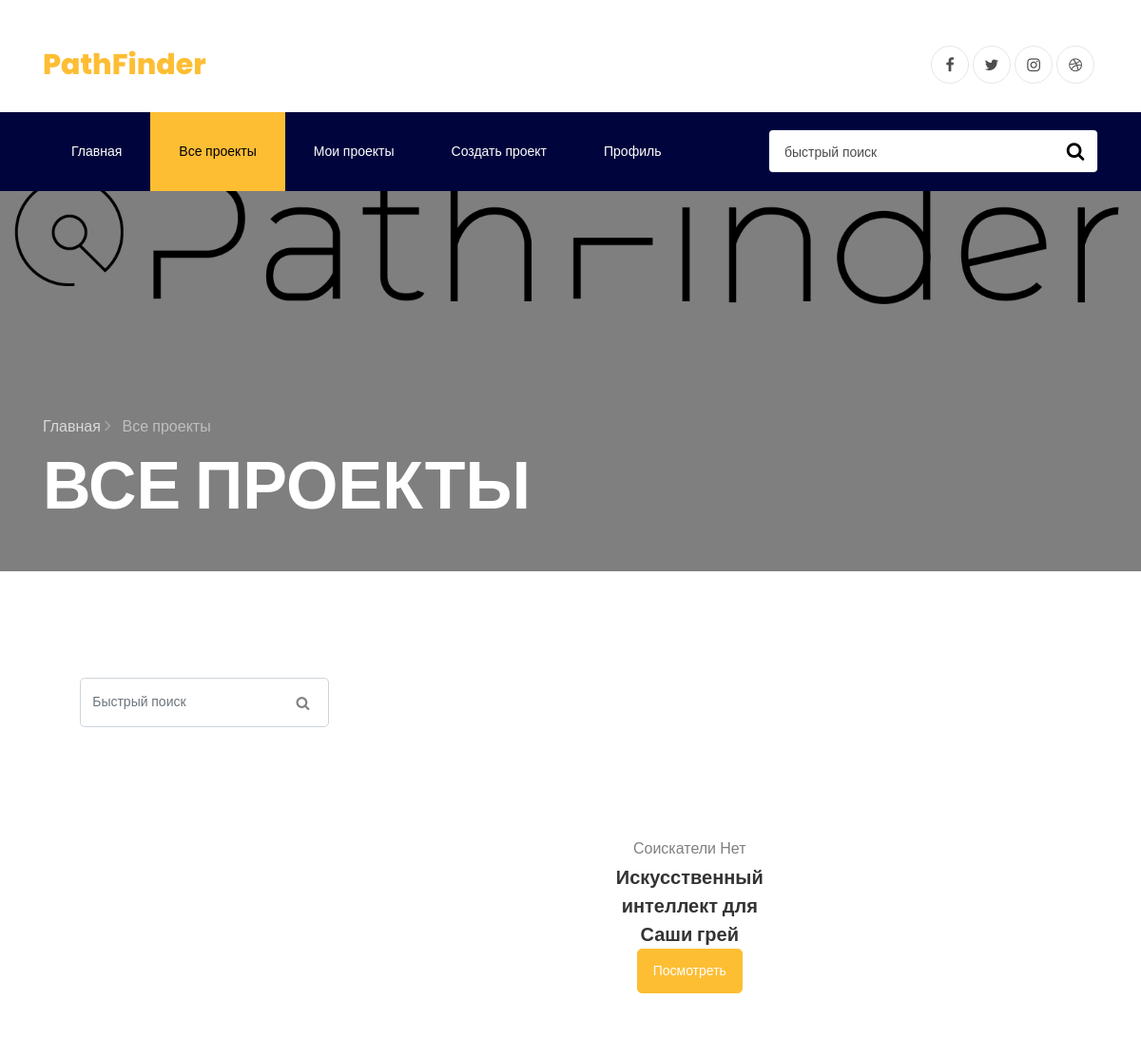
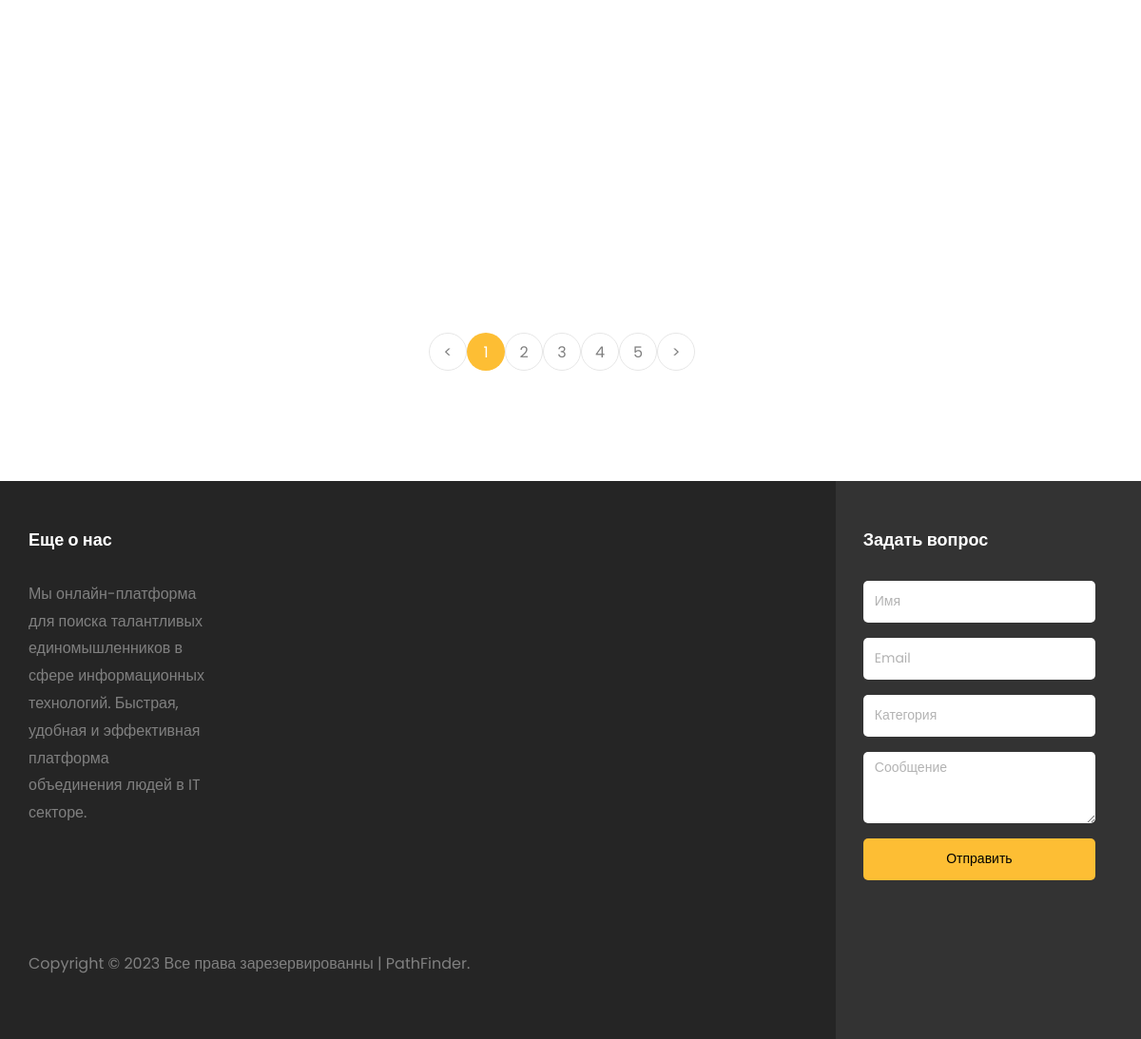
The page /shop.php on the database its author committed (2 pictures, top to bottom).
### tables this page shows
CREATE TABLE `products` (
  `id` int(11) NOT NULL,
  `product_class` int(11) NOT NULL,
  `product_name` text NOT NULL,
  `product_price` int(11) NOT NULL,
  `product_text` text NOT NULL,
  `product_widetext` varchar(9999) NOT NULL,
  `product_image` text NOT NULL,
  `user_id` text NOT NULL,
  `user_answer` mediumtext NOT NULL,
  `cords` mediumtext NOT NULL
);

### main_script.php (called while the page is built, shortened)
<?php
$hashh = 0;
?>

### shop.php (the view, shortened to what this page needs)
<!DOCTYPE html>
<html lang="ru">
<?php
include 'main_script.php';
$resulttt = mysqli_query($link, "SELECT `user_id` FROM `users` WHERE `user_hash` LIKE '$hashh'");
while ($dataaa = $resulttt->fetch_assoc()) {
	$userid = $dataaa['user_id'];
}
?>
<head>
	<link rel="stylesheet" href="https://stackpath.bootstrapcdn.com/font-awesome/4.7.0/css/font-awesome.min.css">
	<link rel="stylesheet" href="css/animate.css">
	<link rel="stylesheet" href="css/owl.carousel.min.css">
	<link rel="stylesheet" href="css/owl.theme.default.min.css">
	<link rel="stylesheet" href="css/magnific-popup.css">
	<link rel="stylesheet" href="css/ionicons.min.css">
	<link rel="stylesheet" href="css/flaticon.css">
	<link rel="stylesheet" href="css/icomoon.css">
	<link rel="stylesheet" href="css/style.css">
</head>
<body>
	<div class="container pt-5">
		<div class="row justify-content-between">
			<div class="col">
				<a class="navbar-brand" href="index.php"><span> PathFinder</span></a>
			</div>
			<div class="col d-flex justify-content-end">
				<div class="social-media">
					<p class="mb-0 d-flex">
						<a href="#" class="d-flex align-items-center justify-content-center"><span
								class="fa fa-facebook"><i class="sr-only">Facebook</i></span></a>
						<a href="#" class="d-flex align-items-center justify-content-center"><span
								class="fa fa-twitter"><i class="sr-only">Twitter</i></span></a>
						<a href="#" class="d-flex align-items-center justify-content-center"><span
								class="fa fa-instagram"><i class="sr-only">Instagram</i></span></a>
						<a href="#" class="d-flex align-items-center justify-content-center"><span
								class="fa fa-dribbble"><i class="sr-only">Dribbble</i></span></a>
					</p>
				</div>
			</div>
		</div>
	</div>
	<nav class="navbar navbar-expand-lg navbar-dark ftco_navbar bg-dark ftco-navbar-light" id="ftco-navbar">
		<div class="container">
			<form method="GET" class="searchform order-lg-last">
				<div class="form-group d-flex">
					<input type="text" name="search" class="form-control pl-3" placeholder="быстрый поиск">
					<button type="submit" placeholder="" class="form-control search"><span
							class="fa fa-search"></span></button>
				</div>
			</form>
			<div class="collapse navbar-collapse" id="ftco-nav">
				<ul class="navbar-nav mr-auto topmenu">
					<li class="nav-item"><a href="index.php" class="nav-link">Главная</a></li>
					<li class="nav-item active"><a href="shop.php?category=0&page=1" class="nav-link">Все проекты
						</a>
					</li>
					<?php
					if (mysqli_query($link, "SELECT `user_id` FROM `users` WHERE `user_hash` LIKE '$hashh'")->fetch_array() != 0) {
						if ($userid == 1) {
							echo '
						<li class="nav-item"><a href="orderinfo.php" class="nav-link">Админка</a></li>
						<li class="nav-item"><a href="contact.php" class="nav-link">Создать проект</a></li>';
						} elseif ($userid != 1) {
							echo '
						<li class="nav-item"><a href="cart.php" class="nav-link">Мои проекты</a></li>
						<li class="nav-item"><a href="contact.php" class="nav-link">Создать проект</a></li>';
						}
					}
					?>
					<li class="nav-item"><a href="user.php" class="nav-link">Профиль</a></li>
				</ul>
			</div>
		</div>
	</nav>
	<section class="hero-wrap hero-wrap-2" style="background-image: url('images/logo3.png');"
		data-stellar-background-ratio="0.75">
		<div class="overlay"></div>
		<div class="container">
			<div class="row no-gutters slider-text align-items-end">
				<div class="col-md-9 ftco-animate pb-5">
					<p class="breadcrumbs mb-2"><span class="mr-2"><a href="index.php">Главная <i
									class="ion-ios-arrow-forward"></i></a></span> <span>Все проекты </span></p>
					<h1 class="mb-0 bread">Все проекты </h1>
				</div>
			</div>
		</div>
	</section>
	<section class="ftco-section" style="max-width: 98.5%;">
		<div class="row d-flex no-gutters">
			<div class="col-lg-5 ftco-animate ">
				<div class="containerr">
					<div class="col-lg-4 sidebar pl-lg-5 ftco-animate">
						<div class="sidebar-box">
							<form method="GET" class="search-form">
								<div class="form-group">
									<span class="icon icon-search"></span>
									<input type="text" name="search" placeholder="Быстрый поиск" class="form-control">
								</div>
							</form>
						</div>
					</div>
					<div class="row d-flex" style="justify-content: space-evenly;">
						<?php
						if (isset($_GET['page'])) {
							$page = $_GET['page'];
							$products_up = $page * 24;
							$products_down = $products_up - 24;
						} else {
							$products_up = 24;
							$products_down = 0;
						}
						if (isset($_GET['search'])) {
							$zapros = trim($_GET['search']);
							$result = mysqli_query($link, "SELECT `id` FROM `products` WHERE `product_name` LIKE '%$zapros%'");
							while ($roow = $result->fetch_assoc()) {
								$iddds = $roow['id'];
								$resulttt = mysqli_query($link, "SELECT `product_image` FROM `products` WHERE `id` LIKE '$iddds'");
								while ($dataaa = $resulttt->fetch_assoc()) {
									echo '<div class="col-md-5 d-flex ftco-animate">
										<div class="blog-entry align-self-stretch">
											<a name="id' . $iddds . '" class="block-20 rounded"
												style="background-image: url(' . $dataaa['product_image'] . ');">
												</a>
												<div class="text mt-3 text-center">';
									$resultt = mysqli_query($link, "SELECT `product_name` FROM `products` WHERE `id` LIKE '$iddds'");
									while ($dataa = $resultt->fetch_assoc()) {
										echo '<h3 class="heading">' . $dataa['product_name'] . '
										<form method="GET" >
										<button class="btn btn-primary text-center" name="id" value="' . $iddds . '" type="submit">Посмотреть</button>
										</form>
										</h3>
										<div class="meta mb-2">
										<div class="row no-gutters slider-text align-items-end style="
										style="margin-left: 0px; margin-right: 0px; margin-bottom: 0px; display:flex; center; justify-content: center;">
										</div>
												<div>';
										echo '
																</div>
															</div>
														</div>
													</div>
												</div>';
									}
								}
							}
						} else {
							if (isset($_GET['category'])) {
								$category = $_GET['category'];
							} else {
								$category = 9;
							}
							$id = mysqli_query($link, "SELECT `id` FROM `products` WHERE `product_class` = '$category' AND `id` <= '$products_up' AND `id` >= '$products_down'");
							while ($row = $id->fetch_assoc()) {
								$maxid = $row['id'];
								$result = mysqli_query($link, "SELECT `product_image` FROM `products` WHERE `id` LIKE '$maxid' AND `product_class` LIKE '$category'");
								while ($row = $result->fetch_assoc()) {
									$result = mysqli_query($link, "SELECT `user_answer` FROM `products` WHERE `id` LIKE '$maxid'");
									while ($data = $result->fetch_assoc()) {
										$data['user_answer'] = str_replace('[', ',', $data['user_answer']);
										$data['user_answer'] = str_replace(']', ',', $data['user_answer']);
										$data['user_answer'] = str_replace('0', ',', $data['user_answer']);
										$data['user_answer'] = str_replace('', ',,', $data['user_answer']);
										$cart = explode(",", $data['user_answer']);
										$cart_count = count($cart) - 2;
										if ($cart_count <= 0) {
											$cart_count = 'Нет';
										}
									}
									echo '
											<div class="col-md-5 d-flex ftco-animate">
												<div class="blog-entry align-self-stretch">
													<a name="id' . $maxid . '" class="block-20 rounded"
														style="background-image: url(' . $row['product_image'] . ');background-position: bottom;height: 150px;
														width: 150px;background-size: cover;">
														</a>
														<div class="text mt-3 text-center">
														Соискатели ' . $cart_count;
									$resulttt = mysqli_query($link, "SELECT `product_name` FROM `products` WHERE `id` LIKE '$maxid'AND `product_class` LIKE '$category'");
									while ($rowww = $resulttt->fetch_assoc()) {
										echo '<h4 class="heading">' . $rowww['product_name'] . '
											<form method="GET" >
											<button class="btn btn-primary text-center" name="id" value="' . $maxid . '" type="submit">Посмотреть</button>
											</form>
											</h4>
											<div class="meta mb-2">
										<div class="row no-gutters slider-text align-items-end style="
										style="margin-left: 0px; margin-right: 0px; margin-bottom: 0px; display:flex; center; justify-content: center;">
										</div>
												<div>';
									}
									echo '
																</div>
															</div>
														</div>
													</div>
												</div>';
								}
							}
						}
						?>
					</div>
				</div>
			</div>
		</div>
		<div class="row mt-5">
			<div class="col text-center">
				<div class="block-27">
					<ul>
						<?php
						if (isset($_GET['page'])) {
							$page = $_GET['page'];
							if ($page == 1) {
								echo '<li><a>&lt;</a></li>';
								echo '<li class="active"><a href="?page=';
								echo $page;
								echo '&category=';
								echo $category;
								echo '">';
								echo $page;
								echo '</a></li>';
								echo '<li><a href="?page=';
								echo $page + 1;
								echo '&category=';
								echo $category;
								echo '">';
								echo $page + 1;
								echo '</a></li>';
								echo '<li><a href="?page=';
								echo $page + 2;
								echo '&category=';
								echo $category;
								echo '">';
								echo $page + 2;
								echo '</a></li>';
								echo '<li><a href="?page=';
								echo $page + 3;
								echo '&category=';
								echo $category;
								echo '">';
								echo $page + 3;
								echo '</a></li>';
								echo '<li ><a href="?page=';
								echo $page + 4;
								echo '&category=';
								echo $category;
								echo '">';
								echo $page + 4;
								echo '</a></li>';
								echo '<li><a href="?page=';
								echo $page + 1;
								echo '&category=';
								echo $category;
								echo '">';
								echo '&gt;';
								echo '</a></li>';
							}
						}
						?>
					</ul>
				</div>
			</div>
		</div>
	</section>
	<footer class="footer">
		<div class="container-fluid px-lg-5">
			<div class="row">
				<div class="col-md-9 py-5">
					<div class="row">
						<div class="col-md-4 mb-md-0 mb-4">
							<h2 class="footer-heading">Еще о нас</h2>
							<p>Мы онлайн-платформа для поиска талантливых единомышленников в сфере информационных технологий. Быстрая, удобная и эффективная платформа объединения людей в IT секторе.</p>
							<ul class="ftco-footer-social p-0">
							</ul>
						</div>
						<div class="col-md-8">
						</div>
					</div>
					<div class="row mt-md-5">
						<div class="col-md-12">
							<p class="copyright">
								Copyright &copy;
								 Все права зарезервированны |
								PathFinder.</a>
							</p>
						</div>
					</div>
				</div>
				<div class="col-md-3 py-md-5 py-4 aside-stretch-right pl-lg-5">
					<h2 class="footer-heading">Задать вопрос</h2>
					<form action="#" class="contact-form">
						<div class="form-group">
							<input type="text" class="form-control" placeholder="Имя">
						</div>
						<div class="form-group">
							<input type="text" class="form-control" placeholder="Email">
						</div>
						<div class="form-group">
							<input type="text" class="form-control" placeholder="Категория">
						</div>
						<div class="form-group">
							<textarea name="" id="" cols="30" rows="3" class="form-control"
								placeholder="Сообщение"></textarea>
						</div>
						<div class="form-group">
							<button type="submit" class="form-control submit px-3">Отправить</button>
						</div>
					</form>
				</div>
			</div>
		</div>
	</footer>
</body>
</html>

### css/icomoon.css (style rules this page uses)
[class^="icon-"], [class*=" icon-"] { font-family: 'icomoon' !important; speak: none; font-style: normal; font-weight: normal; font-variant: normal; text-transform: none; line-height: 1; -webkit-font-smoothing: antialiased; -moz-osx-font-smoothing: grayscale; }
.icon-search:before { content: "\f002"; }

### rows shown on the page
products: cart_count "Нет", product_name "Искусственный интеллект для Саши грей", $maxid 1 (drawn)

### other values the page prints
$page "1"
$page + 1 "2"
$page + 2 "3"
$page + 3 "4"
$page + 4 "5"
